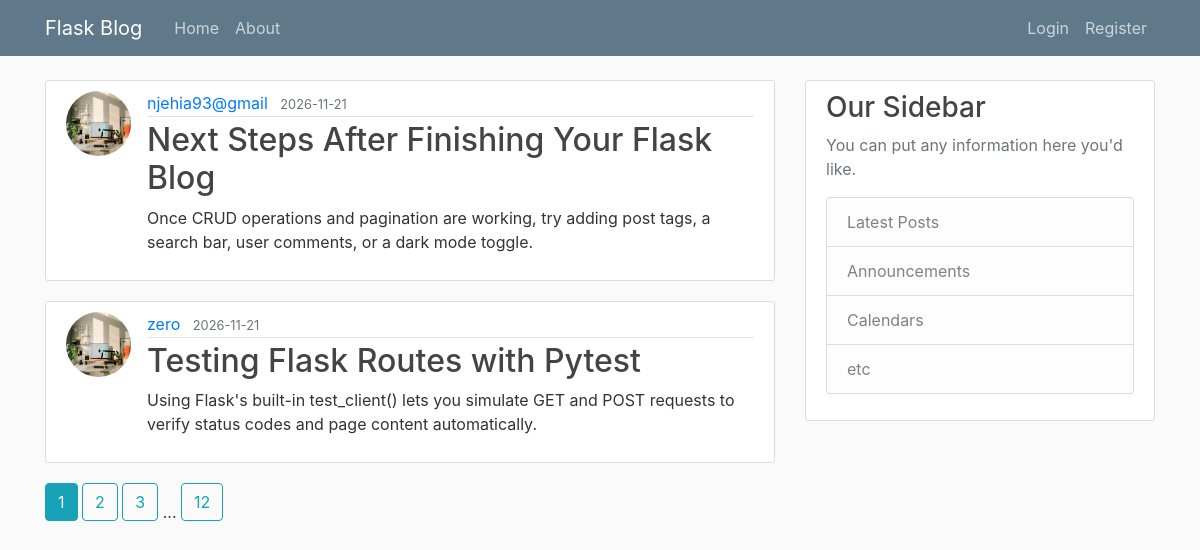
The page /home on the database its author committed.
### flaskblog/models.py (models this page shows, shortened)
class Post(db.Model):
    id = db.Column(db.Integer, primary_key=True)
    title = db.Column(db.String(100), nullable=False)
    date_posted = db.Column(db.DateTime, nullable=False, default=datetime.utcnow)
    content = db.Column(db.Text, nullable=False)
    user_id = db.Column(db.Integer, db.ForeignKey('user.id'), nullable=False)

class User(db.Model, UserMixin):
    id = db.Column(db.Integer, primary_key=True)
    username = db.Column(db.String(20), unique=True, nullable=False)
    email = db.Column(db.String(120), unique=True, nullable=False)
    image_file = db.Column(db.String(20), nullable=False, default='default.jpg')
    password = db.Column(db.String(60), nullable=False)
    posts = db.relationship('Post', backref='author', lazy=True)

### flaskblog/routes.py (the view)
@app.route("/")
@app.route("/home")
def home():
    page=request.args.get('page', 1, type=int)
    posts = Post.query.order_by(Post.date_posted.desc()).paginate(page=page,per_page=2)
    return render_template('home.html', posts=posts)

### flaskblog/templates/home.html
{% extends "layout.html" %}
{% block content %}
    {% for post in posts.items %}
        <article class="media content-section">
          <img class="rounded-circle article-img" src="{{ url_for('static', filename='profile_pics/' + post.author.image_file) }}">
          <div class="media-body">
            <div class="article-metadata">
              <a class="mr-2" href="{{url_for("user_post",username=post.author.username)}}">{{ post.author.username }}</a>
              <small class="text-muted">{{ post.date_posted.strftime('%Y-%m-%d') }}</small>
            </div>
            <h2><a class="article-title" href="{{ url_for('post', post_id=post.id) }}">{{ post.title }}</a></h2>
            <p class="article-content">{{ post.content }}</p>
          </div>
        </article>
    {% endfor %}
    {% for page_num in posts.iter_pages(left_edge=1,right_edge=1,left_current=1,right_current=2) %}
        {%if page_num %}
          {%if posts.page==page_num%}
            <a class="btn btn-info mb-4" href="{{url_for("home",page=page_num)}}">{{page_num}}</a>
          {% else %}
            <a class="btn btn-outline-info mb-4" href="{{url_for("home",page=page_num)}}">{{page_num}}</a>
          {%endif%}
        {% else %}
        ...
        {%endif%}
    {% endfor %}
{% endblock content %}

### flaskblog/templates/layout.html (shortened to what this page needs)
<!DOCTYPE html>
<html>
<head>
    <link rel="stylesheet" href="https://maxcdn.bootstrapcdn.com/bootstrap/4.0.0/css/bootstrap.min.css">
    <link rel="stylesheet" type="text/css" href="{{ url_for('static', filename='main.css') }}">
</head>
<body>
    <header class="site-header">
      <nav class="navbar navbar-expand-md navbar-dark bg-steel fixed-top">
        <div class="container">
          <a class="navbar-brand mr-4" href="/">Flask Blog</a>
          <div class="collapse navbar-collapse" id="navbarToggle">
            <div class="navbar-nav mr-auto">
              <a class="nav-item nav-link" href="{{ url_for('home') }}">Home</a>
              <a class="nav-item nav-link" href="{{ url_for('about') }}">About</a>
            </div>
            <div class="navbar-nav">
              {% if current_user.is_authenticated %}
                <a class="nav-item nav-link" href="{{ url_for('new_post') }}">New Post</a>
                <a class="nav-item nav-link" href="{{ url_for('account') }}">Account</a>
                <a class="nav-item nav-link" href="{{ url_for('logout') }}">Logout</a>
              {% else %}
                <a class="nav-item nav-link" href="{{ url_for('login') }}">Login</a>
                <a class="nav-item nav-link" href="{{ url_for('register') }}">Register</a>
              {% endif %}
            </div>
          </div>
        </div>
      </nav>
    </header>
    <main role="main" class="container">
      <div class="row">
        <div class="col-md-8">
          {% block content %}{% endblock %}
        </div>
        <div class="col-md-4">
          <div class="content-section">
            <h3>Our Sidebar</h3>
            <p class='text-muted'>You can put any information here you'd like.
              <ul class="list-group">
                <li class="list-group-item list-group-item-light">Latest Posts</li>
                <li class="list-group-item list-group-item-light">Announcements</li>
                <li class="list-group-item list-group-item-light">Calendars</li>
                <li class="list-group-item list-group-item-light">etc</li>
              </ul>
            </p>
          </div>
        </div>
      </div>
    </main>
</body>
</html>

### flaskblog/static/main.css (style rules this page uses)
body { background: #fafafa; color: #333333; margin-top: 5rem; }
h1, h2, h3, h4, h5, h6 { color: #444444; }
.bg-steel { background-color: #5f788a; }
.site-header .navbar-nav .nav-link { color: #cbd5db; }
.content-section { background: #ffffff; padding: 10px 20px; border: 1px solid #dddddd; border-radius: 3px; margin-bottom: 20px; }
.article-title { color: #444444; }
.article-content { white-space: pre-line; }
.article-img { height: 65px; width: 65px; margin-right: 16px; }
.article-metadata { padding-bottom: 1px; margin-bottom: 4px; border-bottom: 1px solid #e3e3e3 }

### rows shown on the page
Post: image_file (placeholder picture), author.username "njehia93@gmail", date_posted "2026-11-21", title "Next Steps After Finishing Your Flask Blog", content "Once CRUD operations and pagination are working, try adding post tags, a search bar, user comments, or a dark mode toggle."
Post: image_file (picture), author.username "zero", date_posted "2026-11-21", title "Testing Flask Routes with Pytest", content "Using Flask's built-in test_client() lets you simulate GET and POST requests to verify status codes and page content automatically."

### other values the page prints
{{ page_num }} "1"
{{ page_num }} "2" "3" "12"
